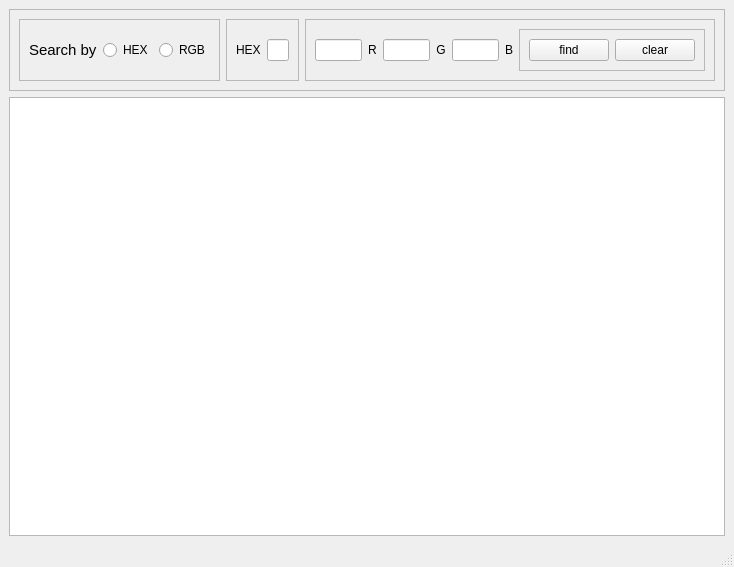
<?xml version="1.0" encoding="UTF-8"?>
<ui version="4.0">
 <class>MainWindow</class>
 <widget class="QMainWindow" name="MainWindow">
  <property name="geometry">
   <rect>
    <x>0</x>
    <y>0</y>
    <width>734</width>
    <height>567</height>
   </rect>
  </property>
  <property name="sizePolicy">
   <sizepolicy hsizetype="Maximum" vsizetype="Maximum">
    <horstretch>0</horstretch>
    <verstretch>0</verstretch>
   </sizepolicy>
  </property>
  <property name="windowTitle">
   <string>Color Menu</string>
  </property>
  <property name="styleSheet">
   <string notr="true">background: rgb(255, 255, 255
)</string>
  </property>
  <widget class="QWidget" name="centralwidget">
   <layout class="QVBoxLayout" name="verticalLayout">
    <item>
     <layout class="QHBoxLayout" name="horizontalLayout_5">
      <item>
       <widget class="QFrame" name="frame">
        <property name="frameShape">
         <enum>QFrame::StyledPanel</enum>
        </property>
        <property name="frameShadow">
         <enum>QFrame::Raised</enum>
        </property>
        <layout class="QHBoxLayout" name="horizontalLayout_8">
         <item>
          <widget class="QFrame" name="frame_5">
           <property name="frameShape">
            <enum>QFrame::StyledPanel</enum>
           </property>
           <property name="frameShadow">
            <enum>QFrame::Raised</enum>
           </property>
           <layout class="QHBoxLayout" name="horizontalLayout_4">
            <item>
             <widget class="QLabel" name="label_5">
              <property name="font">
               <font>
                <pointsize>11</pointsize>
               </font>
              </property>
              <property name="styleSheet">
               <string notr="true"/>
              </property>
              <property name="text">
               <string>Search by</string>
              </property>
             </widget>
            </item>
            <item>
             <widget class="QRadioButton" name="radioButton_hex">
              <property name="text">
               <string>HEX</string>
              </property>
             </widget>
            </item>
            <item>
             <widget class="QRadioButton" name="radioButton_rgb">
              <property name="text">
               <string>RGB</string>
              </property>
             </widget>
            </item>
           </layout>
          </widget>
         </item>
         <item>
          <widget class="QFrame" name="frame_3">
           <property name="frameShape">
            <enum>QFrame::StyledPanel</enum>
           </property>
           <property name="frameShadow">
            <enum>QFrame::Raised</enum>
           </property>
           <layout class="QHBoxLayout" name="horizontalLayout">
            <item>
             <widget class="QLabel" name="label_4">
              <property name="text">
               <string>HEX</string>
              </property>
             </widget>
            </item>
            <item>
             <widget class="QLineEdit" name="lineEdit_hex">
              <property name="enabled">
               <bool>true</bool>
              </property>
             </widget>
            </item>
           </layout>
          </widget>
         </item>
         <item>
          <widget class="QFrame" name="frame_4">
           <property name="frameShape">
            <enum>QFrame::StyledPanel</enum>
           </property>
           <property name="frameShadow">
            <enum>QFrame::Raised</enum>
           </property>
           <layout class="QGridLayout" name="gridLayout">
            <item row="0" column="1">
             <widget class="QLabel" name="label">
              <property name="toolTip">
               <string>&lt;html&gt;&lt;head/&gt;&lt;body&gt;&lt;p align=&quot;center&quot;&gt;&lt;br/&gt;&lt;/p&gt;&lt;/body&gt;&lt;/html&gt;</string>
              </property>
              <property name="text">
               <string>&lt;html&gt;&lt;head/&gt;&lt;body&gt;&lt;p align=&quot;center&quot;&gt;R&lt;/p&gt;&lt;/body&gt;&lt;/html&gt;</string>
              </property>
             </widget>
            </item>
            <item row="0" column="2">
             <widget class="QLineEdit" name="lineEdit_green"/>
            </item>
            <item row="0" column="4">
             <widget class="QLineEdit" name="lineEdit_blue"/>
            </item>
            <item row="0" column="6">
             <widget class="QFrame" name="frame_2">
              <property name="frameShape">
               <enum>QFrame::StyledPanel</enum>
              </property>
              <property name="frameShadow">
               <enum>QFrame::Raised</enum>
              </property>
              <layout class="QHBoxLayout" name="horizontalLayout_2">
               <item>
                <widget class="QPushButton" name="pushButton">
                 <property name="styleSheet">
                  <string notr="true"/>
                 </property>
                 <property name="text">
                  <string>find</string>
                 </property>
                </widget>
               </item>
               <item>
                <widget class="QPushButton" name="pushButton_clear">
                 <property name="styleSheet">
                  <string notr="true"/>
                 </property>
                 <property name="text">
                  <string>clear</string>
                 </property>
                </widget>
               </item>
              </layout>
             </widget>
            </item>
            <item row="0" column="3">
             <widget class="QLabel" name="label_2">
              <property name="text">
               <string>&lt;html&gt;&lt;head/&gt;&lt;body&gt;&lt;p align=&quot;center&quot;&gt;G&lt;/p&gt;&lt;/body&gt;&lt;/html&gt;</string>
              </property>
             </widget>
            </item>
            <item row="0" column="0">
             <widget class="QLineEdit" name="lineEdit_red">
              <property name="enabled">
               <bool>true</bool>
              </property>
             </widget>
            </item>
            <item row="0" column="5">
             <widget class="QLabel" name="label_3">
              <property name="text">
               <string>&lt;html&gt;&lt;head/&gt;&lt;body&gt;&lt;p align=&quot;center&quot;&gt;B&lt;/p&gt;&lt;/body&gt;&lt;/html&gt;</string>
              </property>
             </widget>
            </item>
           </layout>
          </widget>
         </item>
         <item>
          <spacer name="horizontalSpacer">
           <property name="orientation">
            <enum>Qt::Horizontal</enum>
           </property>
           <property name="sizeHint" stdset="0">
            <size>
             <width>40</width>
             <height>20</height>
            </size>
           </property>
          </spacer>
         </item>
        </layout>
       </widget>
      </item>
     </layout>
    </item>
    <item>
     <widget class="QTableWidget" name="tableWidget">
      <property name="sizePolicy">
       <sizepolicy hsizetype="Expanding" vsizetype="Expanding">
        <horstretch>0</horstretch>
        <verstretch>0</verstretch>
       </sizepolicy>
      </property>
      <property name="styleSheet">
       <string notr="true">background: rgb(255, 255, 255
)</string>
      </property>
     </widget>
    </item>
   </layout>
  </widget>
  <widget class="QMenuBar" name="menubar">
   <property name="geometry">
    <rect>
     <x>0</x>
     <y>0</y>
     <width>734</width>
     <height>20</height>
    </rect>
   </property>
  </widget>
  <widget class="QStatusBar" name="statusbar"/>
 </widget>
 <resources/>
 <connections/>
</ui>
